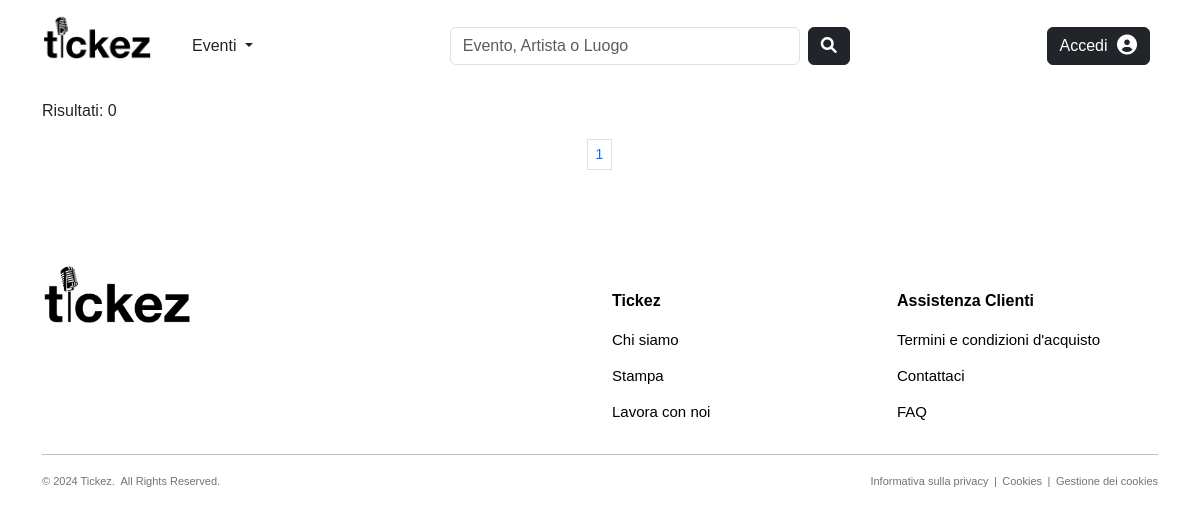
Before: /common/venues/ with the older database file.
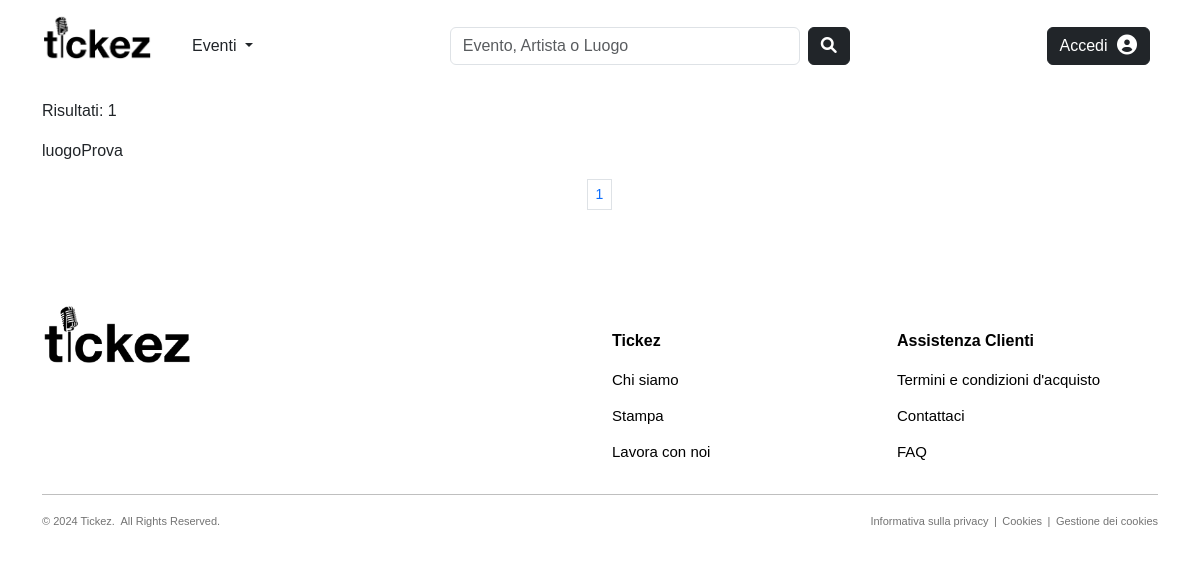
After: the same page with the newer database file.
### common/models.py (models this page shows, shortened)
class Luogo(models.Model):
    nome = models.CharField(max_length=50, null=False, blank=False)
    slug = models.SlugField(max_length=200, null=False, unique=True, blank=True)
    indirizzo = models.CharField(max_length=255)
    capienza_persone = models.PositiveIntegerField()
    citta = models.CharField(max_length=100)
    stato = models.CharField(max_length=100)
    codice_postale = models.CharField(max_length=30)
    followers = models.ManyToManyField(to='users.Utente', blank=True, default=None, related_name='luoghi_preferiti')
    affittuari = models.ManyToManyField(to='users.Organizzatore', blank=True, default=None, related_name='luoghi_affittati')
    def get_absolute_url(self):
        return reverse("common:venue-details", kwargs={"slug": self.slug, "pk": self.pk})
    class Meta:
        verbose_name_plural = 'Luoghi'

### common/views.py (the view)
# urls.py: path('venues/', views.VenuesListView.as_view(), name="venues"),
class VenuesListView(ListView):
    model = Luogo
    template_name = 'common/venues.html'
    paginate_by = 3
    def get_queryset(self):
        venue_list = super().get_queryset()
        return venue_list.order_by('nome')
    def get_context_data(self, **kwargs):
        context = super().get_context_data(**kwargs)
        return context

### common/templates/common/venues.html (shortened to what this page needs)
{% extends "base.html" %}
{% block content %}
    <div class="container">
        <p>Risultati: {{view.get_queryset.count}}</p>
        {% for v in page_obj %}
            <a href="{{ v.get_absolute_url }}" style="text-decoration: none; color: inherit;">
                <p>{{v.nome}}</p>
            </a>
        {% endfor %}
        <nav aria-label="Page navigation">
            <ul class="pagination pagination-sm justify-content-center">
              {% for p in paginator.page_range %}
                <li class="page-item {% if request.GET.page|stringformat:"s" == p|stringformat:"s" %} active {% endif %}">
                    <a class="page-link" href="?{% for key, value in request.GET.items %}{% if key != 'page' %}{{ key }}={{ value }}&{% endif %}{% endfor %}page={{ p }}">{{ p }}</a></li>
              {% endfor %}
            </ul>
        </nav>
    </div>
{% endblock %}

Changed rows visible on the page:
added Luogo: nome "luogoProva"
Other visible differences:
{{ view.get_queryset.count }}: "0" → "1"
